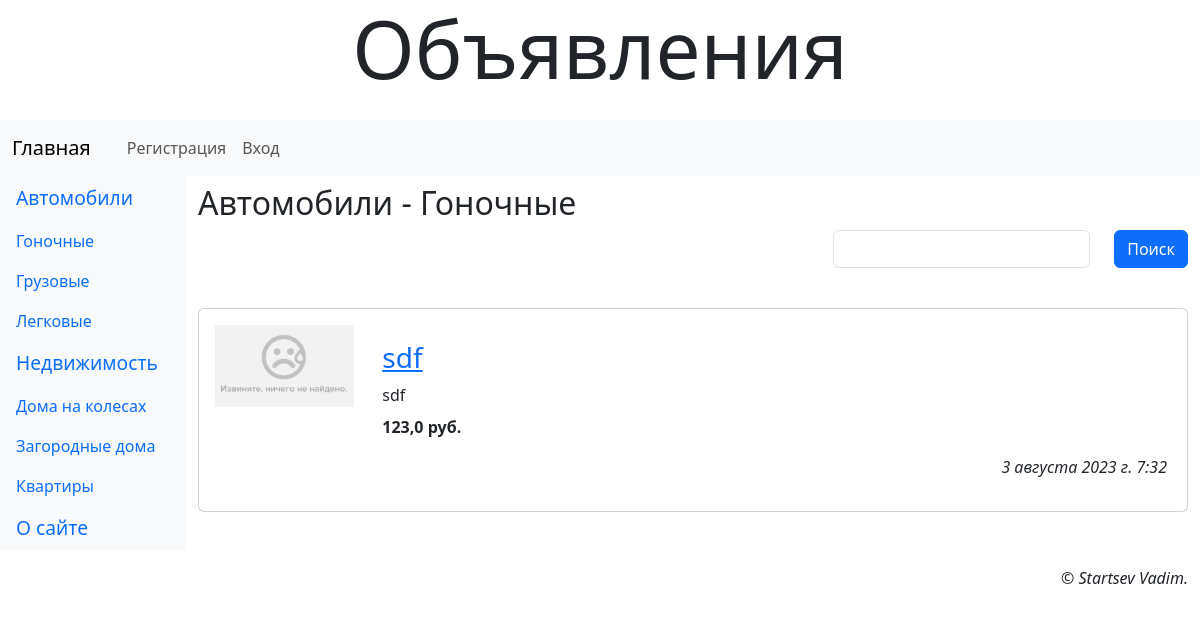
Page /4/ on the committed database.
### landing/models.py (models this page shows, shortened)
class Rubric(models.Model):
    name = models.CharField(max_length=20, unique=True, verbose_name='Название')
    order = models.SmallIntegerField(default=0, db_index=True, verbose_name='Порядок')
    super_rubric = models.ForeignKey('SuperRubric', on_delete=models.PROTECT, null=True, blank=True, verbose_name='Надрубрика')

class Bb(models.Model):
    rubric = models.ForeignKey(SubRubric, on_delete=models.PROTECT,
                               verbose_name='Рубрика')
    title = models.CharField(max_length=40, verbose_name='Товар')
    content = models.TextField(verbose_name='Описание')
    price = models.FloatField(default=0, verbose_name='Цена')
    contacts = models.TextField(verbose_name='Контакты')
    image = models.ImageField(blank=True, upload_to=get_timestamp_path,
                              verbose_name='Изображение')
    author = models.ForeignKey(AdvUser, on_delete=models.CASCADE,
                               verbose_name='Автор объявления')
    is_active = models.BooleanField(default=True, db_index=True,
                                    verbose_name='Активное')
    created_at = models.DateTimeField(auto_now_add=True, db_index=True,
                                      verbose_name='Опубликовано')
    class Meta:
        verbose_name_plural = 'Объявления'
        verbose_name = 'Объявление'
        ordering = ['-created_at']

### landing/views.py (the view)
# urls.py: path('<int:pk>/', rubric_bbs, name='rubric_bbs'),
def rubric_bbs(request, pk):
    rubric = get_object_or_404(SubRubric, pk=pk)
    bbs = Bb.objects.filter(is_active=True, rubric=pk)
    if 'keyword' in request.GET:
        keyword = request.GET['keyword']
        q = Q(title__icontains=keyword) | Q(content__icontains=keyword)
        bbs = bbs.filter(q)
    else:
        keyword = ''
    form = SearchForm(initial={'keyword': keyword})
    paginator = Paginator(bbs, 2)
    page_num = request.GET.get('page', 1)
    page = paginator.get_page(page_num)
    context = {
        'rubric': rubric,
        'page': page,
        'bbs': page.object_list,
        'form': form,
    }
    return render(request, 'main/rubric_bbs.html', context)

### landing/forms.py
class SearchForm(forms.Form):
    keyword = forms.CharField(required=False, max_length=20, label='')

### landing/models.py (called while the page is built)
    def get_queryset(self):
        return super().get_queryset().filter(super_rubric__isnull=False)

    def __str__(self):
        return '%s - %s' % (self.super_rubric.name, self.name)

### landing/templates/main/rubric_bbs.html (shortened to what this page needs)
{% extends 'layout/basic.html' %}
{% load django_bootstrap5 %}
{% load static %}
{% load thumbnail %}
{% block content %}
    <h2 class="mb-2">{{ rubric }}</h2>
    <form class="row row-cols-md-auto justify-content-end">
        {% bootstrap_field form.keyword show_label=False wrapper_class='col-12' %}
        <div class="col-12">
            {% bootstrap_button 'Поиск' %}
        </div>
    </form>
    {% if bbs %}
        <div class="vstack gap-3 my-4">
            {% for bb in bbs %}
                <div class="card">
                    {% url 'landing:bb_detail' rubric_pk=rubric.pk pk=bb.pk as url %}
                    <div class="row p-3">
                        <a class="col-md-2" href="{{ url }}{{ all }}">
                            {% if bb.image %}
                            <div class="image-container">
                                <img class="img-fluid"
                                     src="{% thumbnail bb.image 'default' %}">
                            </div>
                            {% else %}
                            <div class="image-container">
                                <img class="img-fluid" src="{% static 'main/empty.jpg' %}">
                            </div>
                            {% endif %}
                        </a>
                        <div class="col-md-10 card-body">
                            <h3 class="card-title"><a href="{{ url }}{{ all }}">
                                {{ bb.title }}</a></h3>
                            <div class="card-text mb-2">{{ bb.content }}</div>
                            <p class="card-text fw-bold">{{ bb.price }} руб.</p>
                            <p class="card-text text-end fst-italic">
                                {{ bb.created_at }}</p>
                        </div>
                    </div>
                </div>
            {% endfor %}
        </div>
    {% endif %}
{% endblock %}

### landing/templates/layout/basic.html (shortened to what this page needs)
{% load django_bootstrap5 %}
{% load static %}
<!DOCTYPE html>
<head>
    {% bootstrap_css %}
    <link rel="stylesheet" type="text/css"
         href="{% static 'main/style.css' %}">
</head>
<body class="container-fluid">
    <header class="mb-4">
        <h1 class="display-1 text-center">Объявления</h1>
    </header>
    <nav class="row navbar navbar-expand-md bg-light">
        <div class="col container">
            <a class="navbar-brand"
                href="{% url 'landing:index' %}">Главная</a>
            <div class="collapse navbar-collapse justify-content-end"
                id="navbarNav">
                <div class="container">
                    <div class="navbar-nav ms-md-auto">
                        {% if user.is_authenticated %}
                        <div class="nav-item dropdown">
                            <a class="nav-link dropdown-toggle"
                                data-bs-toggle="dropdown" href="#">Профиль</a>
                            <div class="dropdown-menu">
                                <a class="dropdown-item" href="{% url 'landing:profile' %}">Мои объявления</a>
                                <a class="dropdown-item" href="{% url 'landing:profile_edit' %}">Изменить
                                    личные данные</a>
                                <a class="dropdown-item" href="{% url 'landing:password_edit' %}">Сменить пароль</a>
                                <hr class="dropdown-divider">
                                <form class="px-3" method="post" action="{% url 'landing:logout' %}">
                                    {% csrf_token %}
                                    {% bootstrap_button 'Выйти' button_class='btn-danger' %}
                                </form>
                                <hr class="dropdown-divider">
                                <a class="dropdown-item" href="{% url 'landing:profile_delete' %}">Удалить</a>
                            </div>
                        </div>
                        {% else %}
                        <a class="nav-link" href="{% url 'landing:register' %}">Регистрация</a>
                        <a class="nav-link" href="{% url 'landing:login' %}">Вход</a>
                        {% endif %}
                    </div>
                </div>
            </div>
        </div>
    </nav>
    <div class="row">
        <nav class="col-md-auto nav flex-column bg-light">
            {% for rubric in rubrics %}
                {% ifchanged rubric.super_rubric.pk %}
                <span class="nav-link root">{{ rubric.super_rubric.name }}</span>
                {% endifchanged %}
                <a class="nav-link" href="{% url 'landing:rubric_bbs' pk=rubric.pk %}">
                    {{ rubric.name }}
                </a>
            {% endfor %}
            <a class="nav-link root" href="{% url 'landing:other' page='about' %}">
                О сайте</a>
        </nav>
        <main class="col py-2">
            {% block content %}
            {% endblock %}
        </main>
    </div>
    <footer class="mt-3">
        <p class="text-end fst-italic">&copy; Startsev Vadim.</p>
    </footer>
</body>
</html>

### landing/static/main/style.css (style rules this page uses)
.root { font-size: larger; }
.image-container { max-width: 100%; overflow: hidden; }

### rows in the picture
Rubric: super_rubric.name "Автомобили", name "Гоночные", super_rubric+name "Автомобили - Гоночные"
Rubric: name "Грузовые"
Rubric: name "Легковые"
Rubric: super_rubric.name "Недвижимость", name "Дома на колесах"
Rubric: name "Загородные дома"
Rubric: name "Квартиры"
Bb: title "sdf", content "sdf", price "123,0", created_at "3 августа 2023 г. 7:32"
